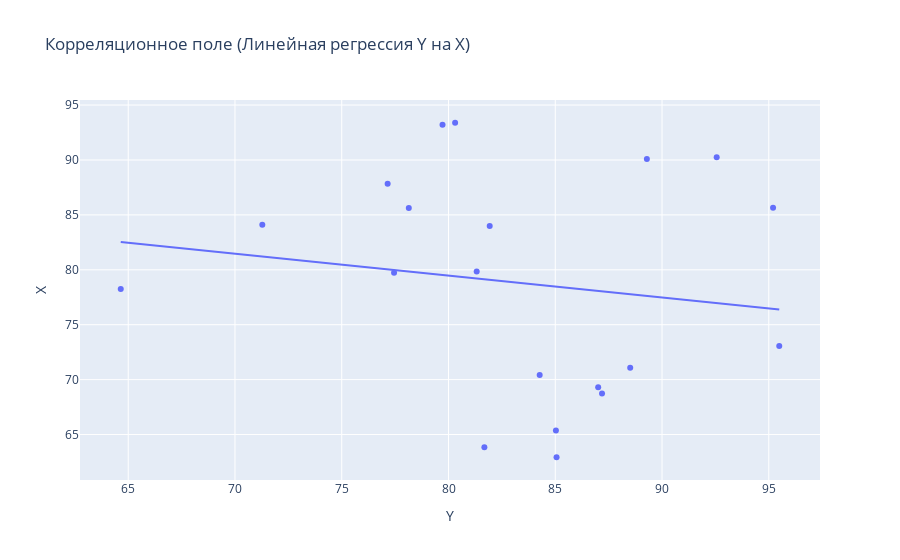

Write notebook code for a chart like this one.
### Code cell
fig = px.scatter(data, x='Y', y='X', trendline='ols', title='Корреляционное поле (Линейная регрессия Y на X)')
fig.show()

### Figure 1 — Plotly figure (JSON) as saved in the notebook; plotly's stock layout.template omitted (floating-point values rounded to 4 significant figures)
{"data": [{"hovertemplate": "Y=%{x}<br>X=%{y}<extra></extra>", "legendgroup": "", "marker": {"color": "#636efa", "symbol": "circle"}, "mode": "markers", "name": "", "orientation": "v", "showlegend": false, "type": "scatter", "x": [78.14, 79.72, 85.06, 87.19, 89.29, 77.45, 84.27, 92.56, 88.51, 85.03, 95.49, 80.31, 81.32, 71.28, 95.2, 87.01, 81.93, 81.68, 77.15, 64.65], "xaxis": "x", "y": [85.62, 93.21, 62.93, 68.74, 90.1, 79.74, 70.42, 90.25, 71.07, 65.37, 73.05, 93.39, 79.85, 84.11, 85.65, 69.31, 83.99, 63.85, 87.84, 78.24], "yaxis": "y"}, {"hovertemplate": "<b>OLS trendline</b><br>X = -0.19944 * Y + 95.4223<br>R<sup>2</sup>=0.022677<br><br>Y=%{x}<br>X=%{y} <b>(trend)</b><extra></extra>", "legendgroup": "", "marker": {"color": "#636efa", "symbol": "circle"}, "mode": "lines", "name": "", "showlegend": false, "type": "scatter", "x": [64.65, 71.28, 77.15, 77.45, 78.14, 79.72, 80.31, 81.32, 81.68, 81.93, 84.27, 85.03, 85.06, 87.01, 87.19, 88.51, 89.29, 92.56, 95.2, 95.49], "xaxis": "x", "y": [82.53, 81.21, 80.04, 79.98, 79.84, 79.52, 79.41, 79.2, 79.13, 79.08, 78.62, 78.46, 78.46, 78.07, 78.03, 77.77, 77.61, 76.96, 76.44, 76.38], "yaxis": "y"}], "layout": {"legend": {"tracegroupgap": 0}, "title": {"text": "Корреляционное поле (Линейная регрессия Y на X)"}, "xaxis": {"anchor": "y", "domain": [0, 1], "title": {"text": "Y"}}, "yaxis": {"anchor": "x", "domain": [0, 1], "title": {"text": "X"}}}}
